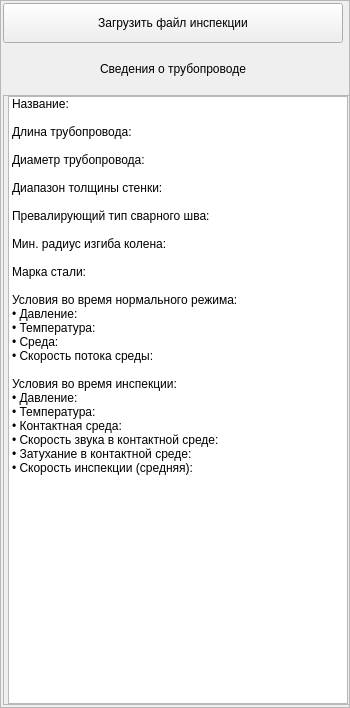
         <widget class="QFrame" name="frame">
          <property name="minimumSize">
           <size>
            <width>350</width>
            <height>100</height>
           </size>
          </property>
          <property name="maximumSize">
           <size>
            <width>350</width>
            <height>16777215</height>
           </size>
          </property>
          <property name="frameShape">
           <enum>QFrame::StyledPanel</enum>
          </property>
          <property name="frameShadow">
           <enum>QFrame::Raised</enum>
          </property>
          <layout class="QVBoxLayout" name="verticalLayout_5">
           <property name="spacing">
            <number>6</number>
           </property>
           <property name="leftMargin">
            <number>2</number>
           </property>
           <property name="topMargin">
            <number>2</number>
           </property>
           <property name="rightMargin">
            <number>2</number>
           </property>
           <property name="bottomMargin">
            <number>2</number>
           </property>
           <item>
            <widget class="QPushButton" name="pushButton">
             <property name="minimumSize">
              <size>
               <width>340</width>
               <height>40</height>
              </size>
             </property>
             <property name="maximumSize">
              <size>
               <width>340</width>
               <height>40</height>
              </size>
             </property>
             <property name="text">
              <string>Загрузить файл инспекции</string>
             </property>
            </widget>
           </item>
           <item>
            <widget class="QLabel" name="label_2">
             <property name="minimumSize">
              <size>
               <width>340</width>
               <height>40</height>
              </size>
             </property>
             <property name="maximumSize">
              <size>
               <width>340</width>
               <height>40</height>
              </size>
             </property>
             <property name="text">
              <string>Сведения о трубопроводе</string>
             </property>
             <property name="alignment">
              <set>Qt::AlignCenter</set>
             </property>
            </widget>
           </item>
           <item>
            <widget class="QFrame" name="frame_5">
             <property name="minimumSize">
              <size>
               <width>350</width>
               <height>610</height>
              </size>
             </property>
             <property name="maximumSize">
              <size>
               <width>350</width>
               <height>16777215</height>
              </size>
             </property>
             <property name="frameShape">
              <enum>QFrame::StyledPanel</enum>
             </property>
             <property name="frameShadow">
              <enum>QFrame::Raised</enum>
             </property>
             <layout class="QHBoxLayout" name="horizontalLayout_5">
              <property name="spacing">
               <number>0</number>
              </property>
              <property name="leftMargin">
               <number>0</number>
              </property>
              <property name="topMargin">
               <number>0</number>
              </property>
              <property name="rightMargin">
               <number>0</number>
              </property>
              <property name="bottomMargin">
               <number>0</number>
              </property>
              <item>
               <widget class="QListWidget" name="listWidget">
                <property name="maximumSize">
                 <size>
                  <width>340</width>
                  <height>16777200</height>
                 </size>
                </property>
                <property name="styleSheet">
                 <string notr="true">font: 12pt &quot;Ubuntu Mono&quot;;</string>
                </property>
                <property name="editTriggers">
                 <set>QAbstractItemView::DoubleClicked</set>
                </property>
                <property name="movement">
                 <enum>QListView::Static</enum>
                </property>
                <property name="resizeMode">
                 <enum>QListView::Fixed</enum>
                </property>
                <property name="sortingEnabled">
                 <bool>false</bool>
                </property>
                <item>
                 <property name="text">
                  <string>Название:</string>
                 </property>
                </item>
                <item>
                 <property name="text">
                  <string>
Длина трубопровода:</string>
                 </property>
                </item>
                <item>
                 <property name="text">
                  <string>
Диаметр трубопровода:</string>
                 </property>
                </item>
                <item>
                 <property name="text">
                  <string>
Диапазон толщины стенки:</string>
                 </property>
                </item>
                <item>
                 <property name="text">
                  <string>
Превалирующий тип сварного шва:</string>
                 </property>
                </item>
                <item>
                 <property name="text">
                  <string>
Мин. радиус изгиба колена:</string>
                 </property>
                </item>
                <item>
                 <property name="text">
                  <string>
Марка стали:</string>
                 </property>
                </item>
                <item>
                 <property name="text">
                  <string>
Условия во время нормального режима:
• Давление:
• Температура:
• Среда:
• Скорость потока среды:</string>
                 </property>
                </item>
                <item>
                 <property name="text">
                  <string>
Условия во время инспекции:
• Давление:
• Температура:
• Контактная среда:
• Скорость звука в контактной среде: 
• Затухание в контактной среде:
• Скорость инспекции (средняя):</string>
                 </property>
                </item>
               </widget>
              </item>
             </layout>
            </widget>
           </item>
          </layout>
         </widget>
